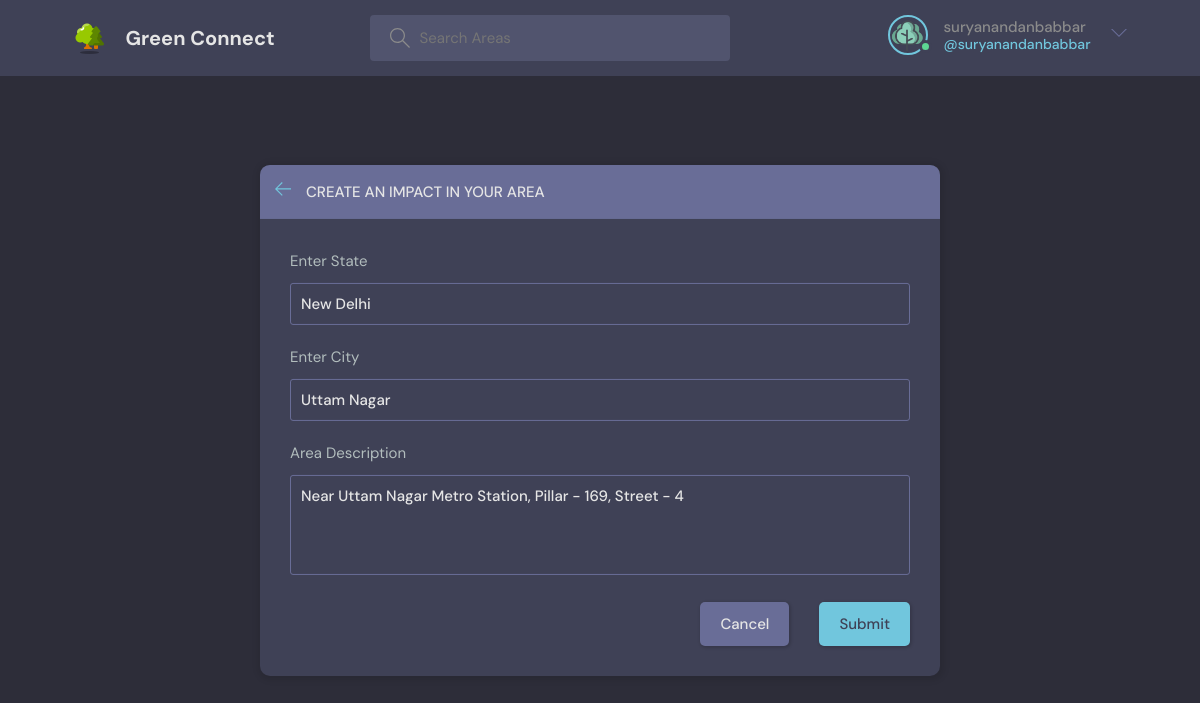
/update-room/21 (signed in), run on the app's committed database.
### base/models.py (models this page shows, shortened)
class Room(models.Model):
    host = models.ForeignKey(User, on_delete=models.CASCADE, null=True)
    topic = models.ForeignKey(Topic, on_delete=models.SET_NULL, null=True)
    name = models.CharField(max_length = 200)
    description = models.TextField(null = True, blank = True) # It can be blank
    participants = models.ManyToManyField(User, related_name='participants', blank=True)
    updated = models.DateTimeField(auto_now = True)
    created = models.DateTimeField(auto_now_add = True)
    class Meta:
        ordering = ['-updated', '-created']

class Topic(models.Model):
    name = models.CharField(max_length = 200)

### base/views.py (the view, shortened to what this page needs)
# urls.py: path('update-room/<str:pk>', views.updateRoom, name='update-room'),
@login_required(login_url='/login')
def updateRoom(request, pk):
    room = Room.objects.get(id=pk)
    form = RoomForm(instance=room)
    topics = Topic.objects.all()
    if request.user != room.host:
        return HttpResponse('You are not allowed here!!!')
    context = {'form':form, 'topics':topics,'room': room}
    return render(request, 'base/room_form.html', context)

### base/forms.py
class RoomForm(ModelForm):
    class Meta:
        model = Room
        fields = '__all__'
        exclude = ['host', 'participants']

### base/templates/base/room_form.html (shortened to what this page needs)
{% extends 'main.html' %} {% block content %}
<main class="create-room layout">
	<div class="container">
		<div class="layout__box">
			<div class="layout__boxHeader">
				<div class="layout__boxTitle">
					<a href="{% url 'home' %}">
						<svg
							version="1.1"
							xmlns="http://www.w3.org/2000/svg"
							width="32"
							height="32"
							viewBox="0 0 32 32"
						>
							<title>arrow-left</title>
							<path
								d="M13.723 2.286l-13.723 13.714 13.719 13.714 1.616-1.611-10.96-10.96h27.625v-2.286h-27.625l10.965-10.965-1.616-1.607z"
							></path>
						</svg>
					</a>
					<h3>Create An Impact In Your Area</h3>
				</div>
			</div>
			<div class="layout__body">
				<form class="form" action="" method="POST">
					<div class="form__group">
						<label for="room_topic">Enter State</label>
						<input
							value="{{room.topic.name}}"
							type="text"
							name="topic"
							required
							list="topic-list"
						/>
					</div>
					<div class="form__group">
						<label for="room_name">Enter City</label>
						{{form.name}}
					</div>
					<div class="form__group">
						<label for="room_description">Area Description</label>
						{{form.description}}
					</div>
					<div class="form__action">
						<a
							class="btn btn--dark"
							href="{{request.META.HTTP_REFERER}}"
							>Cancel</a
						>
						<button class="btn btn--main" type="submit">
							Submit
						</button>
					</div>
				</form>
			</div>
		</div>
	</div>
</main>
{% endblock content %}

### templates/navbar.html (shortened to what this page needs)
{% load static %}
<header class="header header--loggedIn">
	<div class="container">
		<a href="{% url 'home' %}" class="header__logo">
			<img src="{% static 'images/trees.png' %}" />
			<h1>Green Connect</h1>
		</a>
		<form class="header__search" method="GET" action="{% url 'home' %}">
			<label>
				<input name="q" placeholder="Search Areas" />
			</label>
		</form>
		<nav class="header__menu">
			{% if request.user.is_authenticated %}
			<div class="header__user">
				<a href="{% url 'user-profile' user.id %}">
					<div class="avatar avatar--medium active">
						<img
							src="{% static 'images/profile_trees.png' %}"
							alt=""
						/>
					</div>
					<p>
						{{request.user.username}}
						<span>@{{request.user.username}}</span>
					</p>
				</a>
				<button class="dropdown-button">
					<svg
						version="1.1"
						xmlns="http://www.w3.org/2000/svg"
						width="32"
						height="32"
						viewBox="0 0 32 32"
					>
						<title>chevron-down</title>
						<path
							d="M16 21l-13-13h-3l16 16 16-16h-3l-13 13z"
						></path>
					</svg>
				</button>
			</div>
			{% else %}
			<a href="{% url 'login' %}">
				<img src="{% static 'images/avatar.svg' %}" />
				<p>Login</p>
			</a>
			{% endif %}
		</nav>
	</div>
</header>

### data on the page
Room: topic "New Delhi", name "Uttam Nagar", description "Near Uttam Nagar Metro Station, Pillar - 169, Street - 4"

### other printed values
{{ request.user.username }} "suryanandanbabbar"
